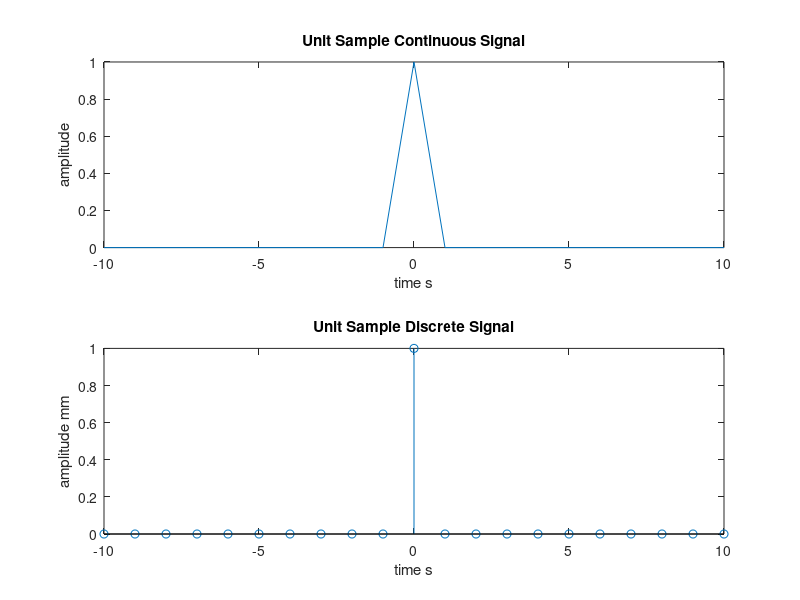

This chart was generated by the following MATLAB code:
clc;
clear;
close all;

% Unit Sample Sequence
time = -10:10;
unitImpulse = time == 0;

subplot(2, 1, 1)
plot(time, unitImpulse);
xlabel('time s');
ylabel('amplitude');
title('Unit Sample Continuous Signal');

subplot(2, 1, 2)
stem(time, unitImpulse);
xlabel('time s');
ylabel('amplitude mm');
title('Unit Sample Discrete Signal')
